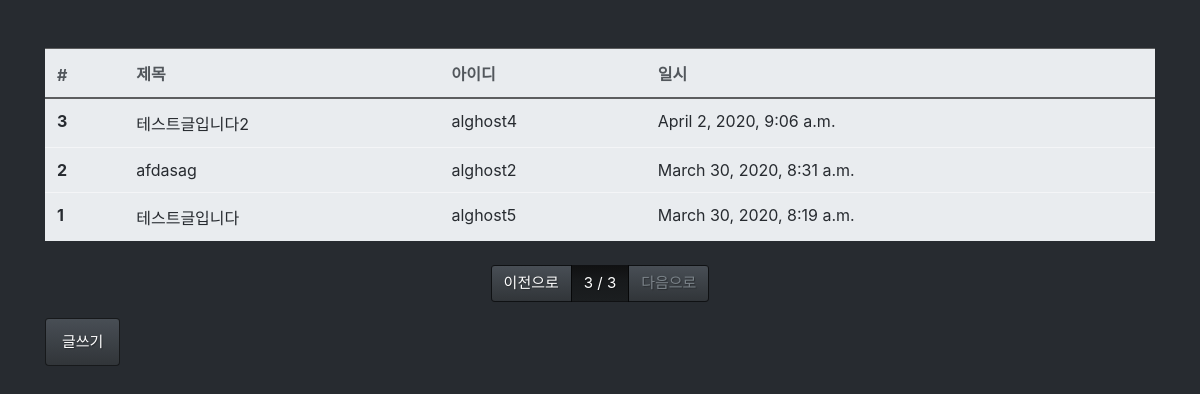
The app's page /board/list/?p=3 with its own data.
### board/models.py (models this page shows, shortened)
class Board(models.Model):
    title = models.CharField(max_length=128, verbose_name='제목')
    contents = models.TextField(verbose_name='내용')
    writer = models.ForeignKey(
        'fcuser.Fcuser', on_delete=models.CASCADE, verbose_name='작성자')
    tags = models.ManyToManyField('tag.Tag', verbose_name='태그')
    registered_dttm = models.DateTimeField(
        auto_now_add=True, verbose_name='등록시간')
    class Meta:
        db_table = 'fastcampus_board'
        verbose_name = '패스트캠퍼스 게시글'
        verbose_name_plural = '패스트캠퍼스 게시글'

### fcuser/models.py (models this page shows)
class Fcuser(models.Model):
    username = models.CharField(max_length=32, verbose_name='사용자명')
    useremail = models.EmailField(max_length=128, verbose_name='사용자이메일')
    password = models.CharField(max_length=64, verbose_name='비밀번호')
    registered_dttm = models.DateTimeField(auto_now_add=True, verbose_name='등록시간')
    def __str__(self):
        return self.username   # Fcuser object라고 적힌 것을 변환
    class Meta:
        db_table ='fastcampus_fcuser'
        verbose_name = '패스트캠퍼스 사용자'
        verbose_name_plural = '패스트캠퍼스 사용자'

### board/views.py (the view)
# urls.py: path('list/', views.board_list),
def board_list(request):
    all_boards = Board.objects.all().order_by('-id')
    page = int(request.GET.get('p', 1))
    paginator = Paginator(all_boards, 3)
    boards = paginator.get_page(page)
    return render(request, 'board_list.html', {'boards': boards})

### board/templates/board_list.html
{% extends "base.html" %} {% block contents %}
<div class="row mt-5">
  <div class="col-12">
    <table class="table table-light">
      <thead class="thead-light">
        <tr>
          <th>#</th>
          <th>제목</th>
          <th>아이디</th>
          <th>일시</th>
        </tr>
      </thead>
      <tbody class="text-dark">
        {% for board in boards %}
        <tr onclick="location.href='/board/detail/{{ board.id }}'">
          <th>{{ board.id }}</th>
          <td>{{ board.title }}</td>
          <td>{{ board.writer }}</td>
          <td>{{ board.registered_dttm }}</td>
        </tr>
        {% endfor %}
      </tbody>
    </table>
  </div>
</div>
<div class="row mt-2">
  <div class="col-12">
    <nav>
      <ul class="pagination justify-content-center">
        {% if boards.has_previous %}
        <li class="page-item">
          <a class="page-link" href="?p={{ boards.previous_page_number }}"
            >이전으로</a
          >
        </li>
        {% else %}
        <li class="page-item disabled">
          <a class="page-link" href="#">이전으로</a>
        </li>
        {% endif %}
        <li class="page-item active">
          <a class="page-link" href="#"
            >{{ boards.number }} / {{ boards.paginator.num_pages }}</a
          >
        </li>
        {% if boards.has_next %}
        <li class="page-item">
          <a class="page-link" href="?p={{ boards.next_page_number }}"
            >다음으로</a
          >
        </li>
        {% else %}
        <li class="page-item disabled">
          <a class="page-link" href="#">다음으로</a>
        </li>
        {% endif %}
      </ul>
    </nav>
  </div>
</div>
<div class="row">
  <div class="col-12">
    <button class="btn btn-primary" onclick="location.href='/board/write'">
      글쓰기
    </button>
  </div>
</div>
{% endblock %}

### records on screen
Board: id "3", title "테스트글입니다2", writer "alghost4", registered_dttm "April 2, 2020, 9:06 a.m."
Board: id "2", title "afdasag", writer "alghost2", registered_dttm "March 30, 2020, 8:31 a.m."
Board: id "1", title "테스트글입니다", writer "alghost5", registered_dttm "March 30, 2020, 8:19 a.m."

### other values on screen
{{ boards.number }} "3"
{{ boards.paginator.num_pages }} "3"
